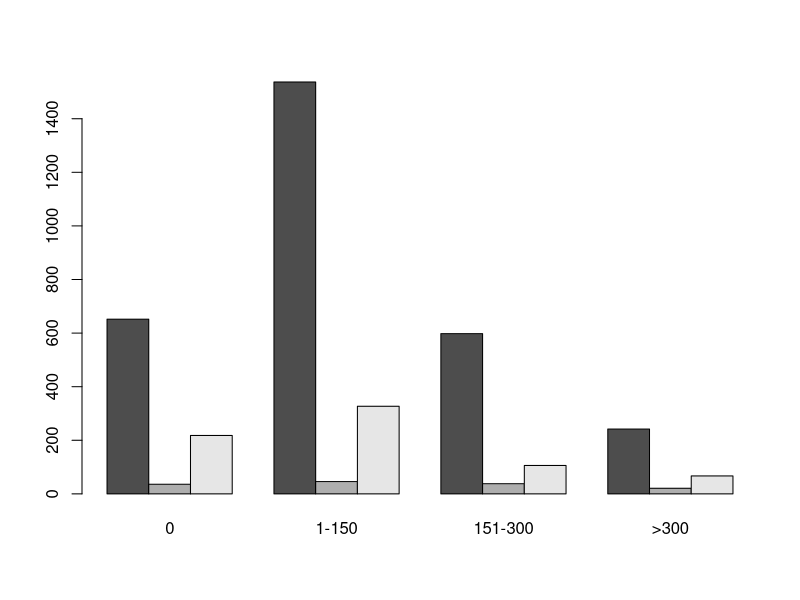
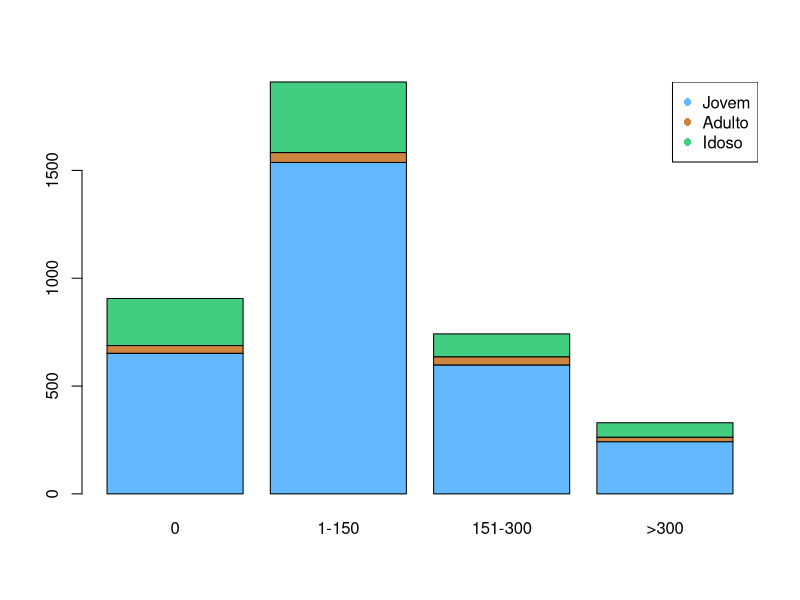
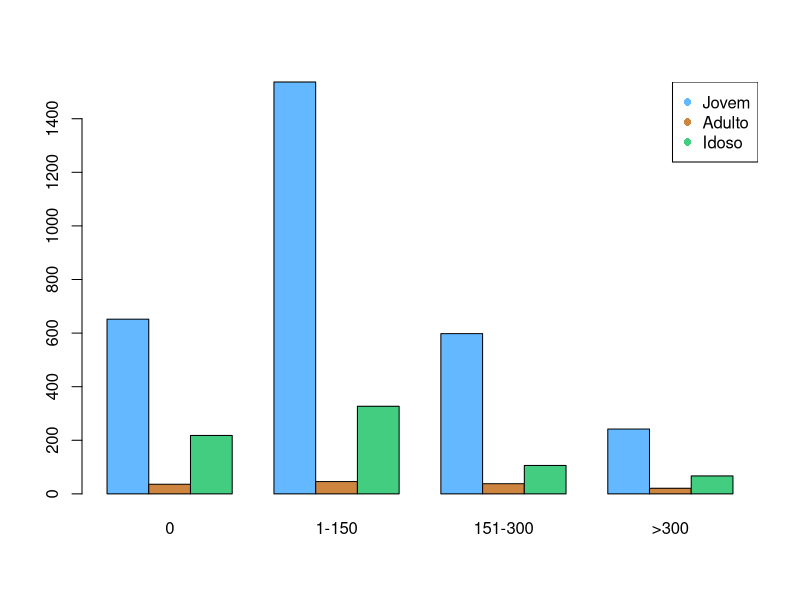
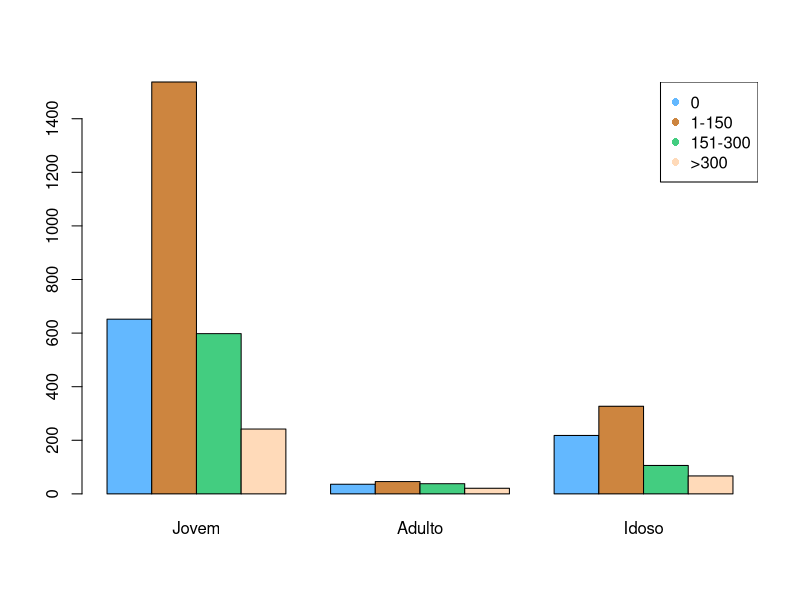

Reproduce these figures in R, in order.
setwd("C:\\Users\\Andrew\\OneDrive\\Documentos\\Pessoal\\Cursos\\DSA\\BigDataRAzure\\BigData-Analytics-With-R-and-Microsoft-Azure-Machine-Learning-Course-\\Cap04")
getwd()

?barplot

# preparing data - number of marriages on a particular church(not real)
dados <- matrix(c(652,1537,598,242,36,46,38,21,218,327,106,67), nrow = 3, byrow = T)
dados

# Naming rows and columns
colnames(dados) <- c("0", "1-150", "151-300", ">300")
rownames(dados) <- c("Jovem", "Adulto", "Idoso")
dados

# Building the barplot
barplot(dados, beside = T)

# Building the plot - stacked bar plot
# the age brackets are represented in the same column for different amounts
barplot(dados, col = c("steelblue1", "tan3", "seagreen3"))

# Creating a legend 
?legend
legend("topright", pch = 16, legend = c("Jovem", "Adulto", "Idoso"),
       col = c("steelblue1", "tan3", "seagreen3"))

colors()

# now a column for each age bracket but whitin the same amount bracket
barplot(dados, beside = T, col = c("steelblue1", "tan3", "seagreen3"))
legend("topright", pch = 16, legend = c("Jovem", "Adulto", "Idoso"),
       col = c("steelblue1", "tan3", "seagreen3"))

# with the transposed matrix we invert the positions among the brackets
barplot(t(dados), beside = T, col = c("steelblue1", "tan3", "seagreen3", "peachpuff1"))
legend("topright", pch = 16, legend = c("0", "1-150", "151-300", ">300"),
       col = c("steelblue1", "tan3", "seagreen3", "peachpuff1"))